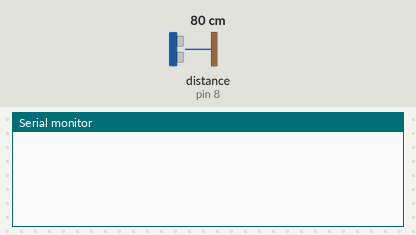
Recording of a sketch running on a simulated Arduino Uno, built with avr-gcc and run on an emulated ATmega328P. On the bench: the last lines printed to the serial monitor. Wiring (inferred from the names in the program): ultrasonic range finder: trigger pin 9; echo pin 8. Inputs (shaded band) come from the test bench; at power-on: distance to the obstacle (sensor on pin 8) 80 cm. The echo pulse lasts 58.3 µs per cm; WiFi joins after 1.5 s; servers stay silent unless stated; uploads are accepted with an empty reply.

Above: at 2.2 s.
2.3 s: distance to the obstacle (sensor on pin 8) set to 2 cm
At 4.3 s:
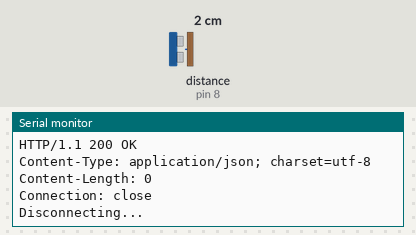
6.5 s: distance to the obstacle (sensor on pin 8) set to 4 cm
At 9.6 s:
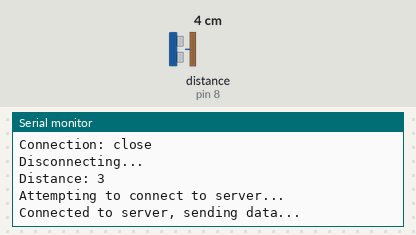

The sketch:

send_distance_to_rails_server.ino
```cpp
#include <Ethernet.h>
#include <SPI.h>

// Ethernet settings
byte mac[] = { 0xDE, 0xAD, 0xBE, 0xEF, 0xFE, 0xED };
IPAddress ip(192, 168, 0, 175); // Your Arduino's IP
EthernetClient client;

// HC-SR04 Pins
const int trigPin = 9;
const int echoPin = 8;

unsigned long previousMillis = 0; // will store last time a request was sent
const long interval = 3000; // interval at which to send requests (milliseconds)

void setup() {
  Serial.begin(9600); // Start serial communication for debugging
  Ethernet.begin(mac, ip); // Initialize Ethernet with your MAC and IP
  pinMode(trigPin, OUTPUT); // Initialize HC-SR04 pins
  pinMode(echoPin, INPUT);
  delay(1000); // Allow time for Ethernet shield to initialize
}

void loop() {
  unsigned long currentMillis = millis();

  if (currentMillis - previousMillis >= interval) {
    previousMillis = currentMillis; // save the last time a request was sent

    // Measure distance
    digitalWrite(trigPin, LOW);
    delayMicroseconds(2);
    digitalWrite(trigPin, HIGH);
    delayMicroseconds(10);
    digitalWrite(trigPin, LOW);
    long duration = pulseIn(echoPin, HIGH);
    int distance = duration * 0.034 / 2;

    // Prepare JSON data
    char jsonBuffer[50];
    sprintf(jsonBuffer, "{\"distance\":%d}", distance);

    Serial.print("Distance: ");
    Serial.println(distance);
    Serial.println("Attempting to connect to server...");

    unsigned long startAttemptTime = millis();
    while (!client.connect(IPAddress(192, 168, 0, 180), 3005) && millis() - startAttemptTime < 5000) {
        // Attempt to connect for up to 5 seconds
    }

    if (client.connected()) {
      Serial.println("Connected to server, sending data...");

      // Send HTTP POST request with distance data
      client.println("POST /arduino/receiver HTTP/1.1"); // Change to your specific path
      client.println("Host: 192.168.0.180"); // Server host
      client.println("Content-Type: application/json");
      client.println("Connection: close");
      client.print("Content-Length: ");
      client.println(strlen(jsonBuffer)); // Length of the data
      client.println();
      client.println(jsonBuffer);

      delay(500); // Wait for server to process request

      Serial.println("Request sent. Keeping connection open for a short time.");

      // Wait for server response or timeout
      long timeoutStart = millis();
      while (client.connected() && millis() - timeoutStart < 1000) {
        if (client.available()) {
          char c = client.read();
          Serial.write(c);
        }
      }

      Serial.println("\nDisconnecting...");
      client.stop();
    } else {
      Serial.println("Failed to connect.");
    }
  }
}
```

Measured:
- after the input at 2.3 s, the serial monitor: prints a new line after 0.70 s (image 1)
- after the input at 6.5 s, the serial monitor: prints a new line after 2.5 s (image 2)
